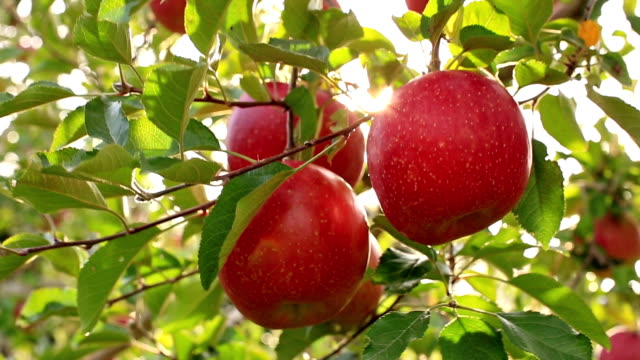
#> input picture data/fruits/Test File/Test File/33_Apple.jpg, 640 x 360 px
$ python -i segmentation.py   (imports and definitions only)
#> lines starting #> are read from the running program, lines starting #| are printed output that depends on the picture; after the words box and inside, x2 and y2 are one past the last pixel; in counts of white or black regions, pixels touching at a corner belong together
"""Segmentation stage implementations (S0, S1)."""
from __future__ import annotations

import cv2
import numpy as np


class NoSegmentation:
    def __call__(self, image: np.ndarray) -> np.ndarray:
        return image


class HSVMaskSegmentation:
    def __init__(self, lower=(0, 50, 20), upper=(179, 255, 255)) -> None:
        self.lower = np.array(lower, dtype=np.uint8)
        self.upper = np.array(upper, dtype=np.uint8)

    def __call__(self, image: np.ndarray) -> np.ndarray:
        hsv = cv2.cvtColor(image, cv2.COLOR_RGB2HSV)
#> hsv: shape (360, 640, 3); mean H, S, V 42.8, 181.3, 151.8
        mask = cv2.inRange(hsv, self.lower, self.upper)
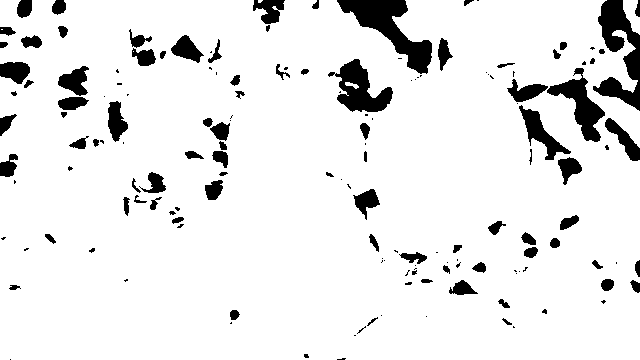
#> mask: shape (360, 640); 91.1% white; 155 black regions (70 under 20 px), largest, box (x1, y1, x2, y2) and area: (337, 0, 432, 74) 2572, (593, 0, 640, 111) 2382, (328, 59, 393, 112) 1651
        masked = cv2.bitwise_and(image, image, mask=mask)
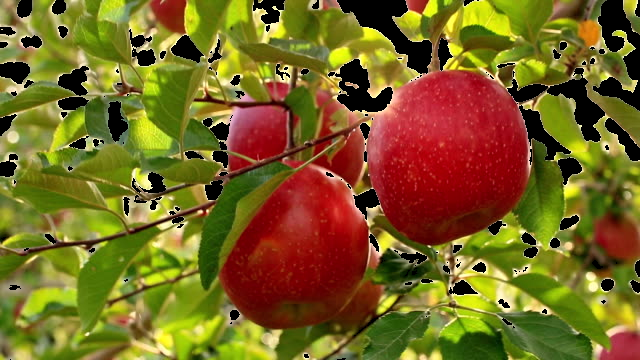
#> masked: shape (360, 640, 3); mean R, G, B 120.9, 100.1, 34.1
        return masked

>>> import cv2
>>> picture = cv2.cvtColor(cv2.imread('../../data/fruits/Test File/Test File/33_Apple.jpg'), cv2.COLOR_BGR2RGB)
>>> result = HSVMaskSegmentation()(picture)

$ run again, on data/fruits/Test File/Test File/34_Apple.jpg
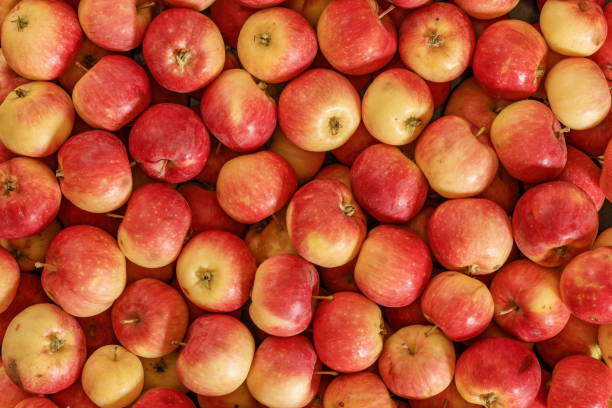
#> input picture data/fruits/Test File/Test File/34_Apple.jpg, 612 x 408 px
#> hsv: shape (408, 612, 3); mean H, S, V 11.3, 194, 187.1
#> in __call__, `mask = cv2.inRange(hsv, self.lower, self.upper)`:
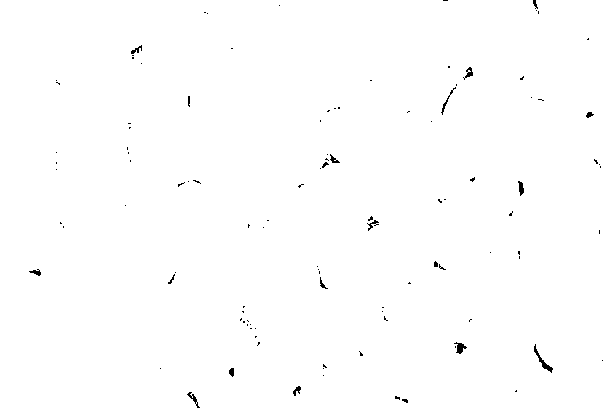
#> mask: shape (408, 612); 99.5% white; black in thin lines or dots

$ run again, on data/fruits/Test File/Test File/36_Apple.jpg
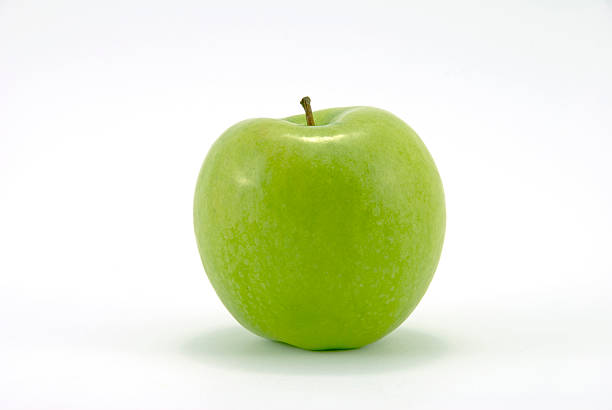
#> input picture data/fruits/Test File/Test File/36_Apple.jpg, 612 x 410 px
#> hsv: shape (410, 612, 3); mean H, S, V 49.6, 41.7, 235.4
#> in __call__, `mask = cv2.inRange(hsv, self.lower, self.upper)`:
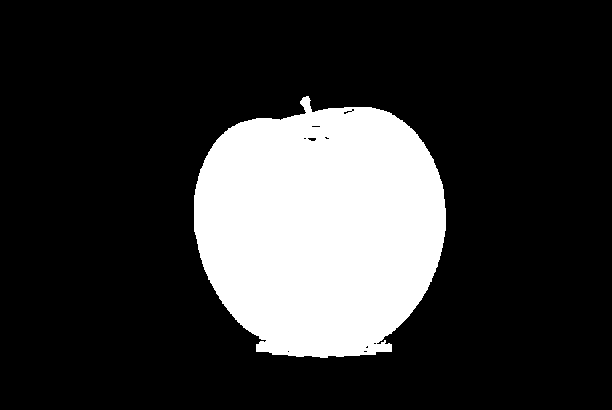
#> mask: shape (410, 612); 20.5% white; 1 white region, box (x1, y1, x2, y2) and area: (194, 96, 446, 358) 51341
#> in __call__, `masked = cv2.bitwise_and(image, image, mask=mask)`:
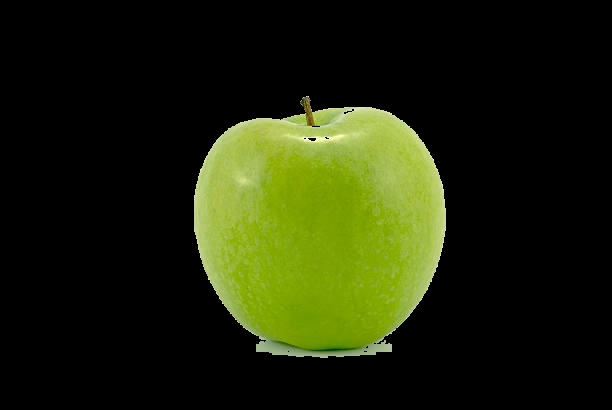
#> masked: shape (410, 612, 3); mean R, G, B 30.1, 36.2, 9.4

$ run again, on data/fruits/Test File/Test File/37_Apple.jpg
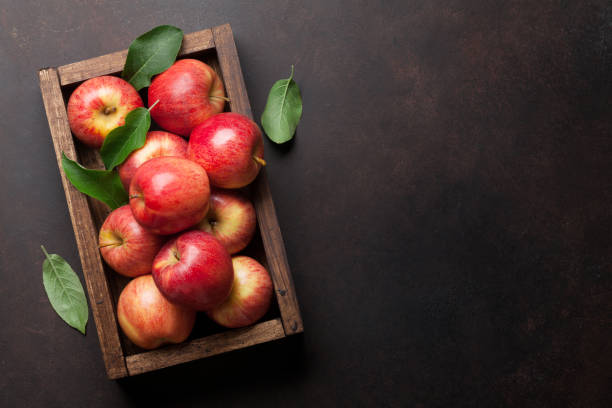
#> input picture data/fruits/Test File/Test File/37_Apple.jpg, 612 x 408 px
#> hsv: shape (408, 612, 3); mean H, S, V 94.6, 73.4, 74.7
#> in __call__, `mask = cv2.inRange(hsv, self.lower, self.upper)`:
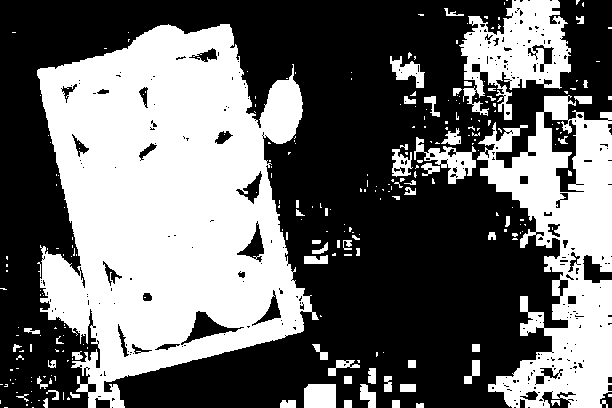
#> mask: shape (408, 612); 42.2% white; 261 white regions (198 under 20 px), largest, box (x1, y1, x2, y2) and area: (37, 24, 319, 408) 68701, (477, 95, 612, 408) 22260, (459, 0, 571, 120) 6996
#> in __call__, `masked = cv2.bitwise_and(image, image, mask=mask)`:
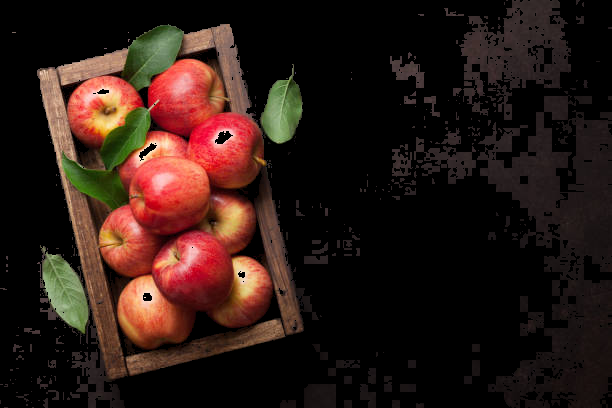
#> masked: shape (408, 612, 3); mean R, G, B 44.2, 26.2, 20.5
